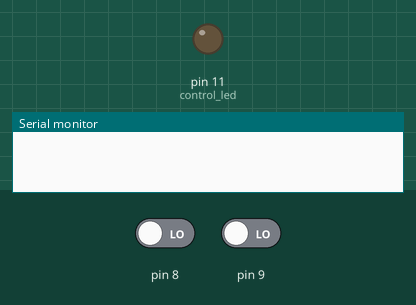
Recording of a sketch running on a simulated Arduino Uno, built with avr-gcc and run on an emulated ATmega328P. Shown: output pins drawn as LEDs (lit = HIGH), the last lines printed to the serial monitor. The test bench sets the inputs (shaded band); at power-on: pin 8 LOW, pin 9 LOW. The modem accepts every AT command (registered, SIM ready, sends succeed) and sends nothing else.

Above: at 0.0 s.
At 14.2 s:
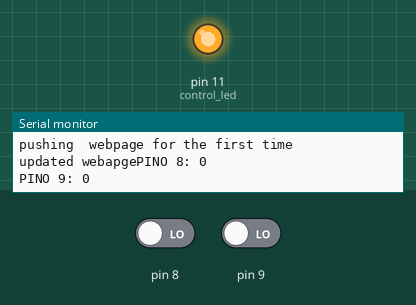
Timing chart, 0 to 15.7 s (numbered marks = the images above):
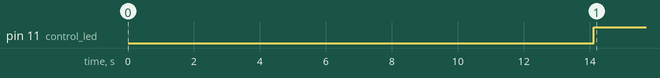

Measured:
- by itself, pin 11 (control_led): LOW → HIGH at 14.1 s

The sketch:

Servidor_ESP8266.ino
```cpp
#include <SoftwareSerial.h>

//software serial (TX, RX);
SoftwareSerial esp8266(2, 3);

#define DEBUG true
int control_led = 11;
int push_1 = 0;
int push_2 = 0;
int flag_1 = 0;
int flag_2 = 0;

String IP = "";

String sendData(String command, const int timeout, boolean debug = false){
  // Send AT commands
  String response = "";
  esp8266.print(command);
  long int time = millis();
  while ( (time + timeout) > millis()){
    while (esp8266.available()){
      char c = esp8266.read(); // read the next character.
      response += c;
    }
  }
  if (debug){
    Serial.println(response);
  }
  return response;
}

void update_page(int push_1, int push_2){
  if (esp8266.available()){
    //finds the "IPD, " when ESP sends things to the serial input on arduino board
    if (esp8266.find("+IPD,")){
      delay(100);
      //checks the connection ID number (the -48 is because of ascii characters)
      int connectionId = esp8266.read() - 48;

      String webpage = "<head><meta http-equiv=""refresh"" content=""2"">";
      webpage += "</head><h1><u>ESP8266 - Web Server</u></h1><h2>Porta";
      webpage += "Digital 8: ";
      webpage += push_1;
      webpage += "<h2>Porta Digital 9: ";
      webpage += push_2;
      webpage += "</h2>";

      String cipSend = "AT+CIPSEND=";
      cipSend += connectionId;
      cipSend += ",";
      cipSend += webpage.length();
      cipSend += "\r\n";

      sendData(cipSend, 500, DEBUG);
      sendData(webpage, 500, DEBUG);

      String closeCommand = "AT+CIPCLOSE=";
      closeCommand += connectionId; // append connection id
      closeCommand += "\r\n";

      sendData(closeCommand, 3000, DEBUG);
    }
  }
  Serial.print("updated webapge");
}

void setup() {
  String test_return;
  String flag_wifi;

  Serial.begin(9600);

  //esp8266  baudrate previously changed to 19200 (standard is 115200)
  esp8266.begin(19200);


  Serial.println("testing ESP8266");
  //enable echo
  sendData("ATE1\r\n", 2000);
  // recieves version just for testing
  test_return = sendData("AT+GMR\r\n", 2000);
  Serial.println(test_return);


  Serial.println("Setting up connection");

  //changes to server mode
  Serial.println("Changing to server mode");
  sendData("AT+CWMODE=1\r\n", 1000, DEBUG);
  //check connection
  Serial.println("Checking connection");
  flag_wifi = sendData("AT+CWJAP?\r\n", 2000);
  //if answer is No AP (it's not connected)
  if (flag_wifi[0] == 'N'){
    Serial.println("Not connected to any AP. Trying to connect");
    //trying to connecto to internet
    //connect to wifi
    //AT command = AT+CWJAP="SSID","password"
    //this part is messy, but if it does not work, you can set it up by hand through arduino tx/rx serial connection
    sendData("AT+CWJAP=""tanios"",""bicicleta""\r\n", 2000, DEBUG);
  }
  //when its connected
  Serial.println("Connected to wifi");
  flag_wifi = sendData("AT+CWJAP?\r\n", 2000, DEBUG);
  Serial.println(flag_wifi);
    // Shows IP adress
  Serial.println("Checking IP");
  sendData("AT+CIFSR\r\n", 1000, DEBUG);
  // Sets the server to multiple connections
  Serial.println("Setting Server to multiple connections");
  sendData("AT+CIPMUX=1\r\n", 1000, DEBUG);
  // Starts web server at port 80
  Serial.println("Starting server at port 80");
  sendData("AT+CIPSERVER=1,80\r\n", 1000, DEBUG);

  //disable echo
  sendData("ATE0\r\n", 2000);
  Serial.println("End of setting up");


  pinMode(control_led, OUTPUT);
  pinMode(8, INPUT);
  pinMode(9, INPUT);
  push_1 = digitalRead(8);
  Serial.print("PINO 8: ");
  Serial.println(push_1);
  push_2 = digitalRead(9);
  Serial.print("PINO 9: ");
  Serial.println(push_2);

  Serial.println("pushing  webpage for the first time");
  update_page(push_1, push_2);
}

void loop(){
  //lights up the control led so you can see that the configuration step is over
  digitalWrite(control_led, HIGH);
  //Serial.println(digitalRead(8));
  Serial.print("PINO 8: ");
  Serial.println(push_1);
  Serial.print("PINO 9: ");
  Serial.println(push_2);
  flag_1 = push_1;
  flag_2 = push_2;
  update_page(push_1, push_2);

  while((flag_1 == push_1) && (flag_2 == push_2)){
    push_1 = digitalRead(8);
    push_2 = digitalRead(9);
  }
}
```
